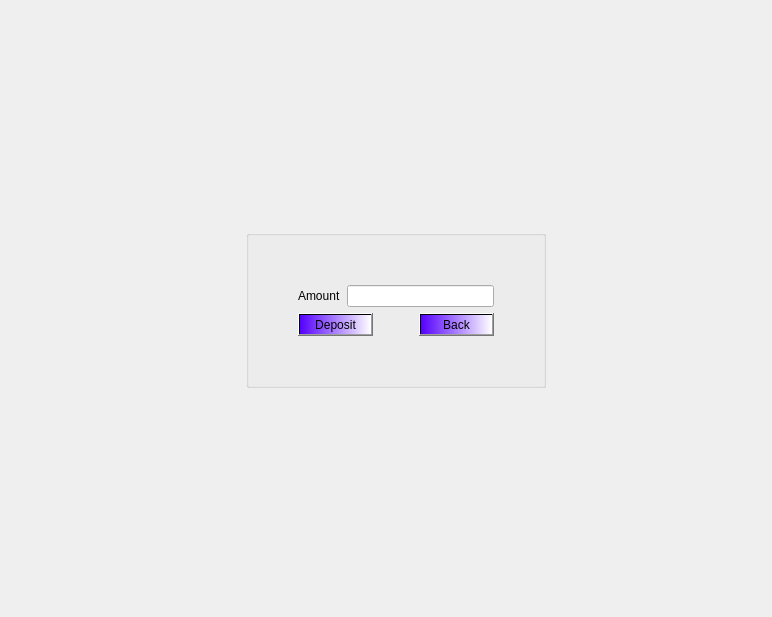
<?xml version="1.0" encoding="UTF-8"?>
<ui version="4.0">
 <class>Deposit</class>
 <widget class="QDialog" name="Deposit">
  <property name="geometry">
   <rect>
    <x>0</x>
    <y>0</y>
    <width>772</width>
    <height>617</height>
   </rect>
  </property>
  <property name="windowTitle">
   <string>Deposit</string>
  </property>
  <layout class="QGridLayout" name="gridLayout_2">
   <item row="0" column="2">
    <spacer name="verticalSpacer_2">
     <property name="orientation">
      <enum>Qt::Vertical</enum>
     </property>
     <property name="sizeHint" stdset="0">
      <size>
       <width>20</width>
       <height>186</height>
      </size>
     </property>
    </spacer>
   </item>
   <item row="1" column="0">
    <spacer name="horizontalSpacer">
     <property name="orientation">
      <enum>Qt::Horizontal</enum>
     </property>
     <property name="sizeHint" stdset="0">
      <size>
       <width>134</width>
       <height>20</height>
      </size>
     </property>
    </spacer>
   </item>
   <item row="1" column="2" rowspan="2">
    <widget class="QGroupBox" name="groupBox">
     <property name="title">
      <string/>
     </property>
     <layout class="QGridLayout" name="gridLayout">
      <item row="0" column="1">
       <spacer name="verticalSpacer_4">
        <property name="orientation">
         <enum>Qt::Vertical</enum>
        </property>
        <property name="sizeHint" stdset="0">
         <size>
          <width>20</width>
          <height>40</height>
         </size>
        </property>
       </spacer>
      </item>
      <item row="1" column="0">
       <spacer name="horizontalSpacer_4">
        <property name="orientation">
         <enum>Qt::Horizontal</enum>
        </property>
        <property name="sizeHint" stdset="0">
         <size>
          <width>40</width>
          <height>20</height>
         </size>
        </property>
       </spacer>
      </item>
      <item row="1" column="1">
       <layout class="QVBoxLayout" name="verticalLayout">
        <item>
         <layout class="QHBoxLayout" name="horizontalLayout">
          <item>
           <widget class="QLabel" name="label">
            <property name="text">
             <string>Amount</string>
            </property>
            <property name="buddy">
             <cstring>lineEdit_amount</cstring>
            </property>
           </widget>
          </item>
          <item>
           <widget class="QLineEdit" name="lineEdit_amount"/>
          </item>
         </layout>
        </item>
        <item>
         <layout class="QHBoxLayout" name="horizontalLayout_2">
          <item>
           <widget class="QPushButton" name="pushButton_deposit">
            <property name="styleSheet">
             <string notr="true">background-color: qlineargradient(spread:pad, x1:0, y1:0, x2:1, y2:0, stop:0 rgba(85, 0, 255, 255), stop:1 rgba(255, 255, 255, 255));
color: rgb(0, 0, 0);
font: 15pt &quot;Times New Roman&quot;;</string>
            </property>
            <property name="text">
             <string>Deposit</string>
            </property>
           </widget>
          </item>
          <item>
           <spacer name="horizontalSpacer_3">
            <property name="orientation">
             <enum>Qt::Horizontal</enum>
            </property>
            <property name="sizeHint" stdset="0">
             <size>
              <width>40</width>
              <height>20</height>
             </size>
            </property>
           </spacer>
          </item>
          <item>
           <widget class="QPushButton" name="pushButton_back">
            <property name="styleSheet">
             <string notr="true">background-color: qlineargradient(spread:pad, x1:0, y1:0, x2:1, y2:0, stop:0 rgba(85, 0, 255, 255), stop:1 rgba(255, 255, 255, 255));
color: rgb(0, 0, 0);
font: 15pt &quot;Times New Roman&quot;;</string>
            </property>
            <property name="text">
             <string>Back</string>
            </property>
           </widget>
          </item>
         </layout>
        </item>
       </layout>
      </item>
      <item row="1" column="2">
       <spacer name="horizontalSpacer_5">
        <property name="orientation">
         <enum>Qt::Horizontal</enum>
        </property>
        <property name="sizeHint" stdset="0">
         <size>
          <width>40</width>
          <height>20</height>
         </size>
        </property>
       </spacer>
      </item>
      <item row="2" column="1">
       <spacer name="verticalSpacer_3">
        <property name="orientation">
         <enum>Qt::Vertical</enum>
        </property>
        <property name="sizeHint" stdset="0">
         <size>
          <width>20</width>
          <height>40</height>
         </size>
        </property>
       </spacer>
      </item>
     </layout>
    </widget>
   </item>
   <item row="2" column="3">
    <spacer name="horizontalSpacer_2">
     <property name="orientation">
      <enum>Qt::Horizontal</enum>
     </property>
     <property name="sizeHint" stdset="0">
      <size>
       <width>200</width>
       <height>20</height>
      </size>
     </property>
    </spacer>
   </item>
   <item row="3" column="1">
    <spacer name="verticalSpacer">
     <property name="orientation">
      <enum>Qt::Vertical</enum>
     </property>
     <property name="sizeHint" stdset="0">
      <size>
       <width>20</width>
       <height>186</height>
      </size>
     </property>
    </spacer>
   </item>
  </layout>
 </widget>
 <resources/>
 <connections/>
</ui>
